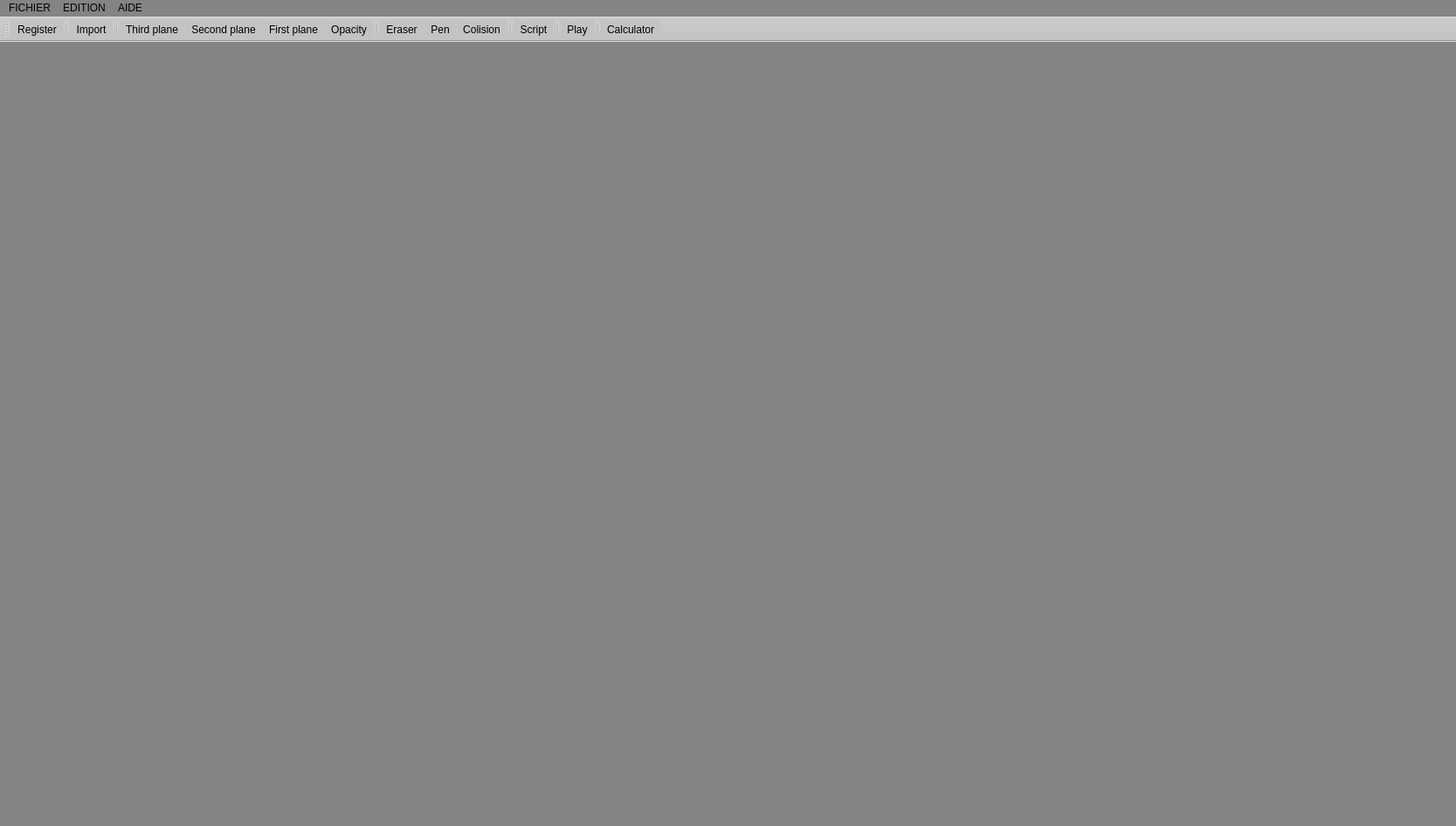
<?xml version="1.0" encoding="UTF-8"?>
<ui version="4.0">
 <class>MainWindow</class>
 <widget class="QMainWindow" name="MainWindow">
  <property name="geometry">
   <rect>
    <x>0</x>
    <y>0</y>
    <width>1667</width>
    <height>946</height>
   </rect>
  </property>
  <property name="windowTitle">
   <string>MainWindow</string>
  </property>
  <property name="autoFillBackground">
   <bool>false</bool>
  </property>
  <property name="styleSheet">
   <string notr="true">
background-color: rgb(132, 132, 132);</string>
  </property>
  <widget class="QWidget" name="centralWidget">
   <widget class="QTabWidget" name="Tab">
    <property name="geometry">
     <rect>
      <x>20</x>
      <y>20</y>
      <width>282</width>
      <height>700</height>
     </rect>
    </property>
    <property name="styleSheet">
     <string notr="true">background-color: rgb(76, 76, 85);
background-image: url(:/design/Pictures/Accessory/fond.png);
color: rgb(85, 0, 127);
</string>
    </property>
    <property name="tabPosition">
     <enum>QTabWidget::South</enum>
    </property>
    <property name="tabShape">
     <enum>QTabWidget::Rounded</enum>
    </property>
    <property name="currentIndex">
     <number>0</number>
    </property>
    <property name="iconSize">
     <size>
      <width>16</width>
      <height>16</height>
     </size>
    </property>
    <property name="elideMode">
     <enum>Qt::ElideNone</enum>
    </property>
    <property name="movable">
     <bool>false</bool>
    </property>
    <widget class="QWidget" name="A">
     <property name="styleSheet">
      <string notr="true"/>
     </property>
     <attribute name="title">
      <string>     A     </string>
     </attribute>
    </widget>
    <widget class="QWidget" name="B">
     <property name="styleSheet">
      <string notr="true"/>
     </property>
     <attribute name="title">
      <string>     B     </string>
     </attribute>
    </widget>
    <widget class="QWidget" name="C">
     <property name="styleSheet">
      <string notr="true"/>
     </property>
     <attribute name="title">
      <string>     C     </string>
     </attribute>
    </widget>
   </widget>
   <widget class="QGroupBox" name="Map">
    <property name="geometry">
     <rect>
      <x>20</x>
      <y>720</y>
      <width>281</width>
      <height>131</height>
     </rect>
    </property>
    <property name="styleSheet">
     <string notr="true">color: rgb(255, 255, 255);
background-color: rgb(81, 81, 81);</string>
    </property>
    <property name="title">
     <string>Carte</string>
    </property>
    <widget class="QWidget" name="verticalLayoutWidget">
     <property name="geometry">
      <rect>
       <x>20</x>
       <y>20</y>
       <width>251</width>
       <height>111</height>
      </rect>
     </property>
     <layout class="QVBoxLayout" name="verticalLayout_2">
      <item>
       <layout class="QHBoxLayout" name="horizontalLayout_4">
        <item>
         <widget class="QCheckBox" name="VisibleGrid">
          <property name="enabled">
           <bool>true</bool>
          </property>
          <property name="cursor">
           <cursorShape>ArrowCursor</cursorShape>
          </property>
          <property name="contextMenuPolicy">
           <enum>Qt::PreventContextMenu</enum>
          </property>
          <property name="styleSheet">
           <string notr="true">color: rgb(255, 255, 255);</string>
          </property>
          <property name="text">
           <string>Quadrillage</string>
          </property>
          <property name="checked">
           <bool>true</bool>
          </property>
          <property name="tristate">
           <bool>false</bool>
          </property>
         </widget>
        </item>
       </layout>
      </item>
      <item>
       <layout class="QHBoxLayout" name="horizontalLayout">
        <item>
         <widget class="QLabel" name="NumberXText">
          <property name="styleSheet">
           <string notr="true">color: rgb(255, 255, 255);</string>
          </property>
          <property name="text">
           <string>Nombre X de carreaux  :</string>
          </property>
         </widget>
        </item>
        <item>
         <widget class="QSpinBox" name="X">
          <property name="styleSheet">
           <string notr="true">color: rgb(255, 255, 255);</string>
          </property>
          <property name="minimum">
           <number>10</number>
          </property>
          <property name="maximum">
           <number>200</number>
          </property>
          <property name="value">
           <number>10</number>
          </property>
         </widget>
        </item>
       </layout>
      </item>
      <item>
       <layout class="QHBoxLayout" name="horizontalLayout_2">
        <item>
         <widget class="QLabel" name="NumberYText">
          <property name="styleSheet">
           <string notr="true">color: rgb(255, 255, 255);</string>
          </property>
          <property name="text">
           <string>Nombre Y de carreaux  :</string>
          </property>
         </widget>
        </item>
        <item>
         <widget class="QSpinBox" name="Y">
          <property name="styleSheet">
           <string>color: rgb(255, 255, 255);</string>
          </property>
          <property name="minimum">
           <number>10</number>
          </property>
          <property name="maximum">
           <number>200</number>
          </property>
          <property name="value">
           <number>10</number>
          </property>
         </widget>
        </item>
       </layout>
      </item>
     </layout>
    </widget>
   </widget>
   <widget class="QWidget" name="horizontalLayoutWidget">
    <property name="geometry">
     <rect>
      <x>20</x>
      <y>20</y>
      <width>1591</width>
      <height>831</height>
     </rect>
    </property>
    <layout class="QHBoxLayout" name="MainHorizontalLayout"/>
   </widget>
  </widget>
  <widget class="QMenuBar" name="menuBar">
   <property name="geometry">
    <rect>
     <x>0</x>
     <y>0</y>
     <width>1667</width>
     <height>21</height>
    </rect>
   </property>
   <property name="styleSheet">
    <string notr="true">color: rgb(0, 0, 0);</string>
   </property>
   <widget class="QMenu" name="File">
    <property name="styleSheet">
     <string notr="true"/>
    </property>
    <property name="title">
     <string>FICHIER</string>
    </property>
   </widget>
   <widget class="QMenu" name="Edit">
    <property name="title">
     <string>EDITION</string>
    </property>
   </widget>
   <widget class="QMenu" name="Help">
    <property name="title">
     <string>AIDE</string>
    </property>
   </widget>
   <addaction name="File"/>
   <addaction name="Edit"/>
   <addaction name="Help"/>
  </widget>
  <widget class="QToolBar" name="mainToolBar">
   <property name="styleSheet">
    <string notr="true">background-color: rgb(195, 195, 195);

</string>
   </property>
   <attribute name="toolBarArea">
    <enum>TopToolBarArea</enum>
   </attribute>
   <attribute name="toolBarBreak">
    <bool>false</bool>
   </attribute>
   <addaction name="RegisterAction"/>
   <addaction name="separator"/>
   <addaction name="ImportAction"/>
   <addaction name="separator"/>
   <addaction name="ThirdPlaneAction"/>
   <addaction name="SecondPlaneAction"/>
   <addaction name="FirstPlaneAction"/>
   <addaction name="AjustOpacityAction"/>
   <addaction name="separator"/>
   <addaction name="EraserAction"/>
   <addaction name="PenAction"/>
   <addaction name="ColisionAction"/>
   <addaction name="separator"/>
   <addaction name="ScriptEditAction"/>
   <addaction name="separator"/>
   <addaction name="PlayAction"/>
   <addaction name="separator"/>
   <addaction name="CalculatorAction"/>
  </widget>
  <widget class="QStatusBar" name="statusBar"/>
  <action name="RegisterAction">
   <property name="icon">
    <iconset resource="MainWindow.qrc">
     <normaloff>:/icons/Pictures/Icons/Enrengistrer.png</normaloff>:/icons/Pictures/Icons/Enrengistrer.png</iconset>
   </property>
   <property name="text">
    <string>Register</string>
   </property>
   <property name="toolTip">
    <string>&lt;html&gt;&lt;head/&gt;&lt;body&gt;&lt;p&gt;Register your project&lt;/p&gt;&lt;/body&gt;&lt;/html&gt;</string>
   </property>
   <property name="font">
    <font/>
   </property>
   <property name="shortcut">
    <string>Ctrl+S</string>
   </property>
   <property name="visible">
    <bool>true</bool>
   </property>
   <property name="priority">
    <enum>QAction::NormalPriority</enum>
   </property>
  </action>
  <action name="CalculatorAction">
   <property name="icon">
    <iconset resource="MainWindow.qrc">
     <normaloff>:/icons/Pictures/Icons/calculette.png</normaloff>:/icons/Pictures/Icons/calculette.png</iconset>
   </property>
   <property name="text">
    <string>Calculator</string>
   </property>
   <property name="toolTip">
    <string>&lt;html&gt;&lt;head/&gt;&lt;body&gt;&lt;p&gt;Open the calculator&lt;/p&gt;&lt;/body&gt;&lt;/html&gt;</string>
   </property>
   <property name="font">
    <font/>
   </property>
   <property name="shortcut">
    <string>Ctrl+L</string>
   </property>
   <property name="visible">
    <bool>true</bool>
   </property>
   <property name="priority">
    <enum>QAction::NormalPriority</enum>
   </property>
  </action>
  <action name="ImportAction">
   <property name="icon">
    <iconset resource="MainWindow.qrc">
     <normaloff>:/icons/Pictures/Icons/Importer.png</normaloff>:/icons/Pictures/Icons/Importer.png</iconset>
   </property>
   <property name="text">
    <string>Import</string>
   </property>
   <property name="toolTip">
    <string>&lt;html&gt;&lt;head/&gt;&lt;body&gt;&lt;p&gt;Import a picture&lt;/p&gt;&lt;/body&gt;&lt;/html&gt;</string>
   </property>
   <property name="font">
    <font/>
   </property>
   <property name="shortcut">
    <string>Ctrl+I</string>
   </property>
   <property name="visible">
    <bool>true</bool>
   </property>
   <property name="priority">
    <enum>QAction::NormalPriority</enum>
   </property>
  </action>
  <action name="FirstPlaneAction">
   <property name="checkable">
    <bool>true</bool>
   </property>
   <property name="icon">
    <iconset resource="MainWindow.qrc">
     <normaloff>:/icons/Pictures/Icons/plan1.png</normaloff>:/icons/Pictures/Icons/plan1.png</iconset>
   </property>
   <property name="text">
    <string>First plane</string>
   </property>
   <property name="toolTip">
    <string>&lt;html&gt;&lt;head/&gt;&lt;body&gt;&lt;p&gt;Access to first plane&lt;/p&gt;&lt;/body&gt;&lt;/html&gt;</string>
   </property>
   <property name="font">
    <font/>
   </property>
   <property name="shortcut">
    <string>F1</string>
   </property>
   <property name="visible">
    <bool>true</bool>
   </property>
   <property name="priority">
    <enum>QAction::NormalPriority</enum>
   </property>
  </action>
  <action name="SecondPlaneAction">
   <property name="checkable">
    <bool>true</bool>
   </property>
   <property name="icon">
    <iconset resource="MainWindow.qrc">
     <normaloff>:/icons/Pictures/Icons/plan2.png</normaloff>:/icons/Pictures/Icons/plan2.png</iconset>
   </property>
   <property name="text">
    <string>Second plane</string>
   </property>
   <property name="toolTip">
    <string>&lt;html&gt;&lt;head/&gt;&lt;body&gt;&lt;p&gt;Access to second plane&lt;/p&gt;&lt;/body&gt;&lt;/html&gt;</string>
   </property>
   <property name="font">
    <font/>
   </property>
   <property name="shortcut">
    <string>F2</string>
   </property>
   <property name="visible">
    <bool>true</bool>
   </property>
   <property name="priority">
    <enum>QAction::NormalPriority</enum>
   </property>
  </action>
  <action name="ThirdPlaneAction">
   <property name="checkable">
    <bool>true</bool>
   </property>
   <property name="icon">
    <iconset resource="MainWindow.qrc">
     <normaloff>:/icons/Pictures/Icons/plan3.png</normaloff>:/icons/Pictures/Icons/plan3.png</iconset>
   </property>
   <property name="text">
    <string>Third plane</string>
   </property>
   <property name="toolTip">
    <string>&lt;html&gt;&lt;head/&gt;&lt;body&gt;&lt;p&gt;Acess to third plane&lt;/p&gt;&lt;/body&gt;&lt;/html&gt;</string>
   </property>
   <property name="font">
    <font/>
   </property>
   <property name="shortcut">
    <string>F3</string>
   </property>
   <property name="visible">
    <bool>true</bool>
   </property>
   <property name="priority">
    <enum>QAction::NormalPriority</enum>
   </property>
  </action>
  <action name="EraserAction">
   <property name="checkable">
    <bool>true</bool>
   </property>
   <property name="icon">
    <iconset resource="MainWindow.qrc">
     <normaloff>:/icons/Pictures/Icons/gomme.png</normaloff>:/icons/Pictures/Icons/gomme.png</iconset>
   </property>
   <property name="text">
    <string>Eraser</string>
   </property>
   <property name="toolTip">
    <string>&lt;html&gt;&lt;head/&gt;&lt;body&gt;&lt;p&gt;Use the eraser&lt;/p&gt;&lt;/body&gt;&lt;/html&gt;</string>
   </property>
   <property name="font">
    <font/>
   </property>
   <property name="shortcut">
    <string>Ctrl+E</string>
   </property>
   <property name="visible">
    <bool>true</bool>
   </property>
   <property name="priority">
    <enum>QAction::NormalPriority</enum>
   </property>
  </action>
  <action name="PenAction">
   <property name="checkable">
    <bool>true</bool>
   </property>
   <property name="icon">
    <iconset resource="MainWindow.qrc">
     <normaloff>:/icons/Pictures/Icons/crayonPapierIcone.png</normaloff>:/icons/Pictures/Icons/crayonPapierIcone.png</iconset>
   </property>
   <property name="text">
    <string>Pen</string>
   </property>
   <property name="toolTip">
    <string>&lt;html&gt;&lt;head/&gt;&lt;body&gt;&lt;p&gt;Use the pen&lt;/p&gt;&lt;/body&gt;&lt;/html&gt;</string>
   </property>
   <property name="font">
    <font/>
   </property>
   <property name="shortcut">
    <string>Ctrl+P</string>
   </property>
   <property name="visible">
    <bool>true</bool>
   </property>
   <property name="priority">
    <enum>QAction::NormalPriority</enum>
   </property>
  </action>
  <action name="ColisionAction">
   <property name="checkable">
    <bool>true</bool>
   </property>
   <property name="icon">
    <iconset resource="MainWindow.qrc">
     <normaloff>:/icons/Pictures/Icons/collision.png</normaloff>:/icons/Pictures/Icons/collision.png</iconset>
   </property>
   <property name="text">
    <string>Colision</string>
   </property>
   <property name="toolTip">
    <string>&lt;html&gt;&lt;head/&gt;&lt;body&gt;&lt;p&gt;Set the colisions&lt;/p&gt;&lt;/body&gt;&lt;/html&gt;</string>
   </property>
   <property name="font">
    <font/>
   </property>
   <property name="shortcut">
    <string>Ctrl+N</string>
   </property>
   <property name="visible">
    <bool>true</bool>
   </property>
   <property name="priority">
    <enum>QAction::NormalPriority</enum>
   </property>
  </action>
  <action name="AjustOpacityAction">
   <property name="checkable">
    <bool>true</bool>
   </property>
   <property name="icon">
    <iconset resource="MainWindow.qrc">
     <normaloff>:/icons/Pictures/Icons/oeil.png</normaloff>:/icons/Pictures/Icons/oeil.png</iconset>
   </property>
   <property name="text">
    <string>Opacity</string>
   </property>
   <property name="toolTip">
    <string>&lt;html&gt;&lt;head/&gt;&lt;body&gt;&lt;p&gt;To ajust planes opacity&lt;/p&gt;&lt;/body&gt;&lt;/html&gt;</string>
   </property>
   <property name="font">
    <font/>
   </property>
   <property name="shortcut">
    <string>Ctrl+A</string>
   </property>
   <property name="visible">
    <bool>true</bool>
   </property>
   <property name="priority">
    <enum>QAction::NormalPriority</enum>
   </property>
  </action>
  <action name="ScriptEditAction">
   <property name="icon">
    <iconset resource="MainWindow.qrc">
     <normaloff>:/icons/Pictures/Icons/script.png</normaloff>:/icons/Pictures/Icons/script.png</iconset>
   </property>
   <property name="text">
    <string>Script</string>
   </property>
   <property name="toolTip">
    <string>&lt;html&gt;&lt;head/&gt;&lt;body&gt;&lt;p&gt;Open the script editor&lt;/p&gt;&lt;/body&gt;&lt;/html&gt;</string>
   </property>
   <property name="font">
    <font/>
   </property>
   <property name="shortcut">
    <string>F11</string>
   </property>
   <property name="visible">
    <bool>true</bool>
   </property>
   <property name="priority">
    <enum>QAction::NormalPriority</enum>
   </property>
  </action>
  <action name="PlayAction">
   <property name="icon">
    <iconset resource="MainWindow.qrc">
     <normaloff>:/icons/Pictures/Icons/jouer.png</normaloff>:/icons/Pictures/Icons/jouer.png</iconset>
   </property>
   <property name="text">
    <string>Play</string>
   </property>
   <property name="toolTip">
    <string>&lt;html&gt;&lt;head/&gt;&lt;body&gt;&lt;p&gt;Launch the game&lt;/p&gt;&lt;/body&gt;&lt;/html&gt;</string>
   </property>
   <property name="font">
    <font/>
   </property>
   <property name="shortcut">
    <string>Ctrl+R</string>
   </property>
   <property name="visible">
    <bool>true</bool>
   </property>
   <property name="priority">
    <enum>QAction::NormalPriority</enum>
   </property>
  </action>
 </widget>
 <layoutdefault spacing="6" margin="11"/>
 <resources>
  <include location="MainWindow.qrc"/>
 </resources>
 <connections/>
</ui>
